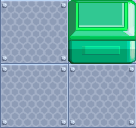

Below is a game level as drawn by its tile map, then a one-line description and the .tmx that defines it (tile-layer data replaced by summaries):
An orthogonal 2x2 tile map with 68x64 px tiles, 2 tile layers (bg, obj).

<map version="1.0" orientation="orthogonal" width="2" height="2" tilewidth="68" tileheight="64">
 <tileset firstgid="1" name="gongchang" tilewidth="68" tileheight="64">
  <image source="gongchang.png" width="340" height="576" />
 </tileset>
 <layer name="bg" width="2" height="2">
  <data>[4 cells, 4 non-empty, 1 distinct tile ids]</data>
 </layer>
 <layer name="obj" width="2" height="2">
  <data>[4 cells, 1 non-empty, 1 distinct tile ids]</data>
 </layer>
</map>